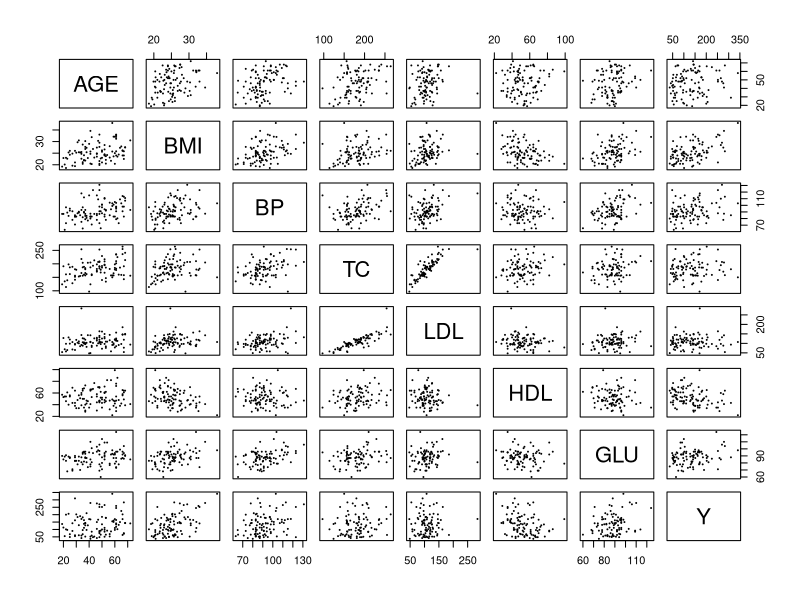
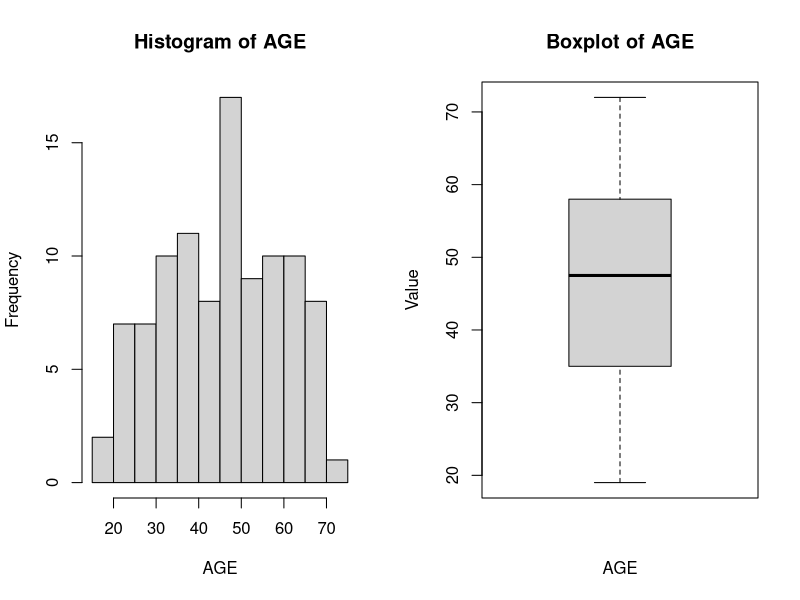
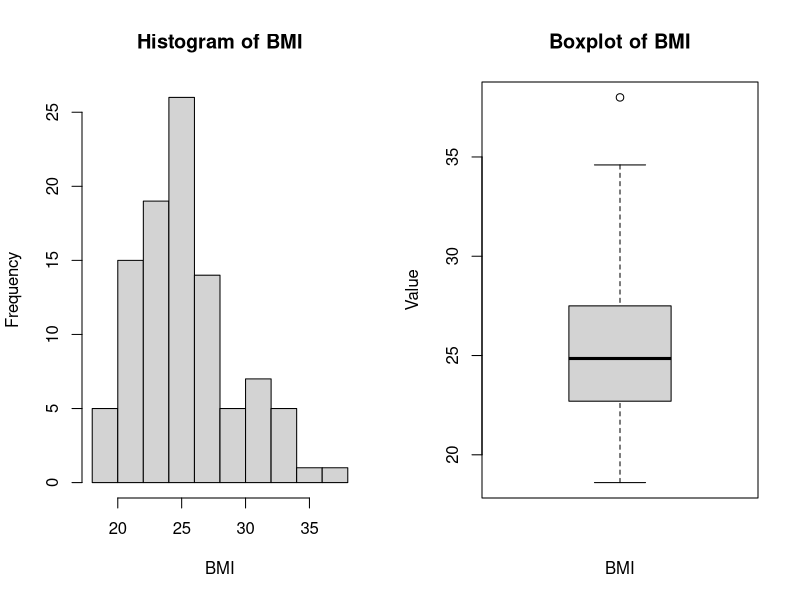
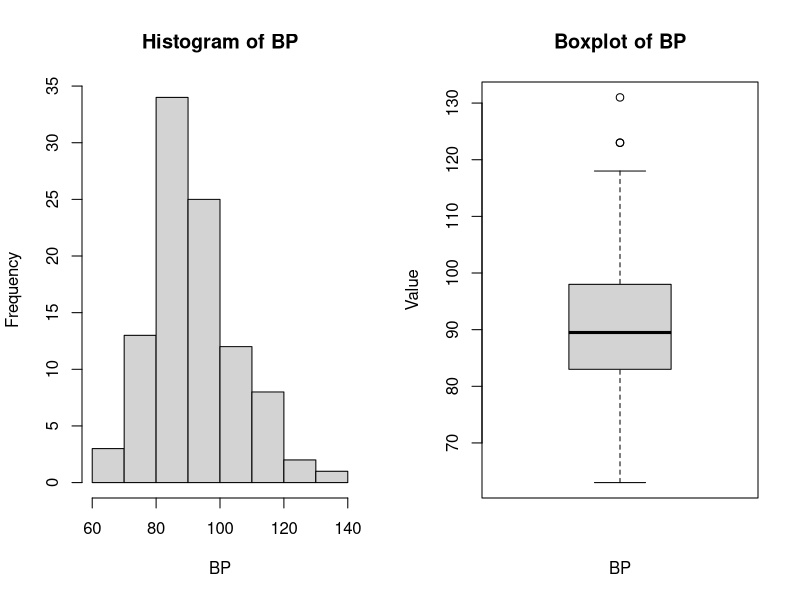
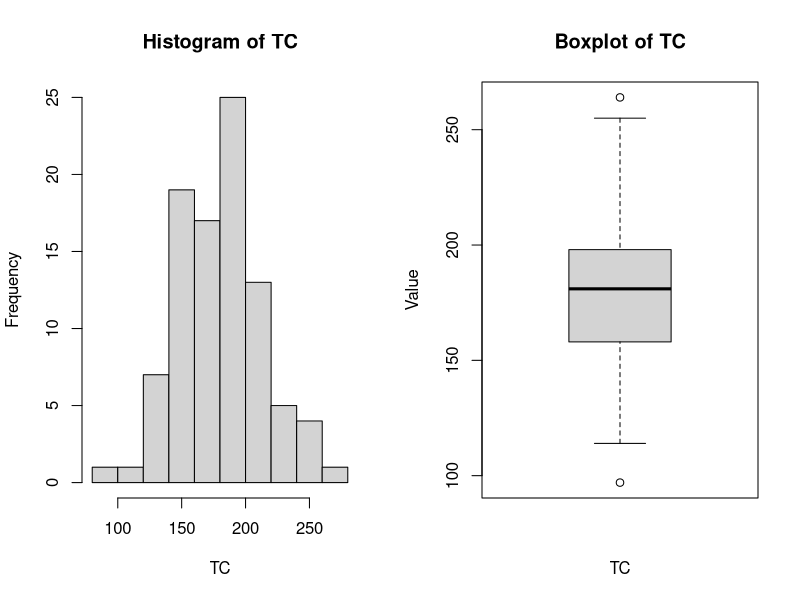
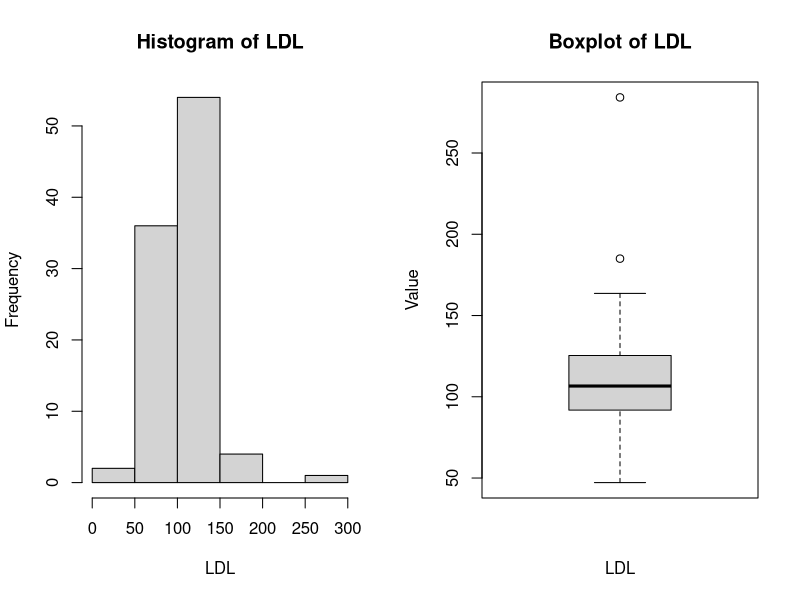
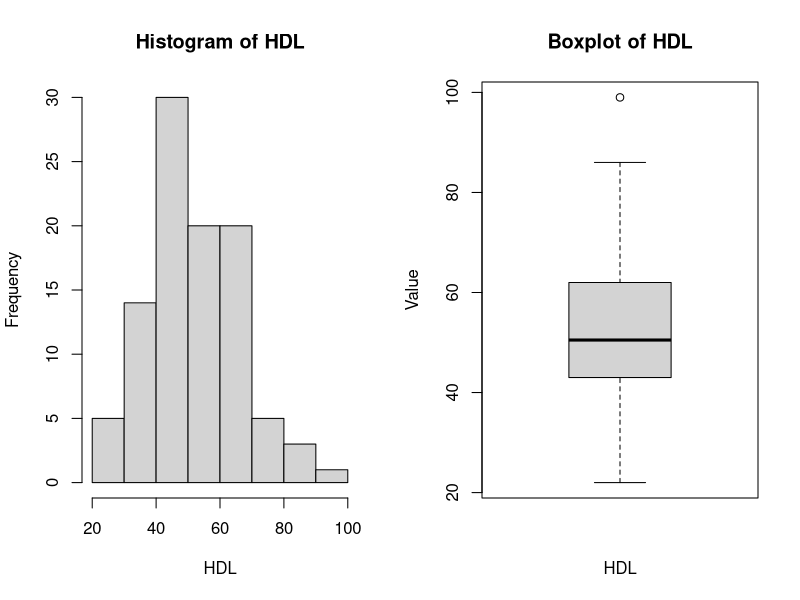
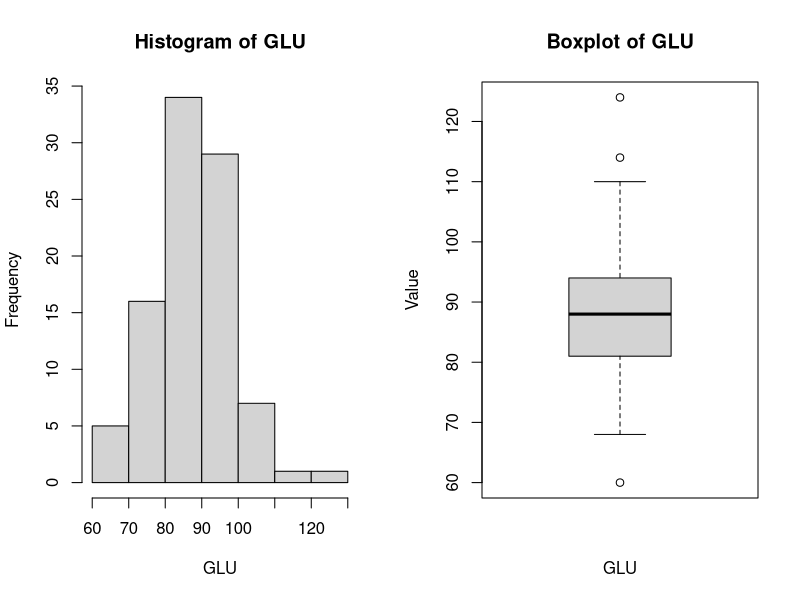

The R script that drew these images, in order:
## ---- chunk 1
library(data.table)
diab01.dt <- fread("data/diab01.txt", stringsAsFactors = F) 

dim(diab01.dt)
head(diab01.dt)
## ---- chunk 2
library(dplyr) 
#dplyr loads magrittr too

# store names of numeric columns for later
diab01.dt %>% select_if(is.numeric) %>% summary 

table(diab01.dt$SEX)
## ---- chunk 3
diab01.dt %>% select_if(is.numeric) %>% plot(cex=0.2) # cex scales the size of the points
## ---- chunk 4
sbsplots <- function(varname, vars){
  par(mfrow=c(1,2))
  
  hist(vars[,varname], 
     main = paste0("Histogram of ", varname), 
     xlab = varname)

  boxplot(vars[,varname], 
        main = paste0("Boxplot of ", varname),        
        xlab = varname, 
        ylab = "Value")  
}

numcols <- diab01.dt %>% select_if(is.numeric) %>% colnames
sapply(numcols, sbsplots, vars=data.frame(diab01.dt))
## ---- chunk 5
boxplot(HDL ~ SEX, data=diab01.dt, main="HDL stratified by sex")
## ---- chunk 6
plot(diab01.dt$LDL, main="Scatter plot of LDL", ylab="LDL")
## ---- chunk 7
diab02.dt <- fread("data/diab02.txt", stringsAsFactors = TRUE)
str(diab02.dt)
## ---- chunk 8
length(intersect(diab01.dt$PAT, diab02.dt$ID))

# new patients that are not in diab.dt
diab02.dt[!ID %in% diab01.dt$PAT]$ID 

# old patients that are not in diab02.dt
diab01.dt[!PAT %in% diab02.dt$ID]$PAT 
## ---- chunk 9
diab.dt <- merge(diab01.dt, diab02.dt, by.x="PAT", by.y="ID")
dim(diab.dt) # this corresponds to the intersection of patients
## ---- chunk 10
diab.dt <- merge(diab01.dt, diab02.dt, by.x="PAT", by.y="ID", all=TRUE)
dim(diab.dt) # this corresponds to the union of patients
colnames(diab.dt)

#update numcols
numcols <- c(numcols, "TCH", "LTG")
## ---- chunk 11
diab.alt.dt <- merge(diab01.dt, diab02.dt[,.(PAT=ID, MY1=TCH, MY2=LTG)], by="PAT", all=TRUE)
dim(diab.dt) # this corresponds to the union of patients
colnames(diab.dt)
## ---- chunk 12
USArrests.dt <- data.table(USArrests, keep.rownames="State")
state.x77.dt <- data.table(state.x77, keep.rownames="State")
## ---- chunk 13
union(colnames(state.x77.dt), colnames(USArrests.dt))

intersect(colnames(state.x77.dt), colnames(USArrests.dt))
## ---- chunk 14
USdata.dt <- merge(USArrests.dt, state.x77.dt, by="State", all.xy=T)

dim(USdata.dt)

sum(is.na(USdata.dt))
## ---- chunk 15
with(USdata.dt, plot(Murder.x, Murder.y, 
                     main="Comparison of murder data",
                     xlab="Murders in state.x77", 
                     ylab="Murders in USArrests"))
## ---- chunk 16
USdata.dt[, MeanMurder := mean(c(Murder.x,Murder.y)), by=State]
USdata.dt[, MaxMurder := max(c(Murder.x,Murder.y)), by=State]
USdata.dt
summary(USdata.dt)
## ---- chunk 17
head(diab.dt$TC, n=30)
## ---- chunk 18
diab.dt$TC %>% 
  is.na() %>% 
  table()

diab.dt$TC %>% summary()
## ---- chunk 19
# because of missing values, there's no overall mean
mean(diab.dt$TC) 
## ---- chunk 20
# the mean is computed only on the observed values
mean(diab.dt$TC, na.rm=TRUE) 
## ---- chunk 21
diab.dt.complete <- na.omit(diab.dt)

dim(diab.dt.complete) # we lost one fifth of the dataset!
## ---- chunk 22
# Take a deep copy of the original data in order to leave the original intact.
diab.dt.imputed <- diab.dt %>% copy() %>% 
                        .[, BMI := ifelse(is.na(BMI), median(BMI, na.rm=T), BMI)]
## ---- chunk 23
# Alternatively, create a new column for the imputed result.
diab.dt[, BMI.imp := ifelse(is.na(BMI), median(BMI, na.rm=T), BMI)]

summary(diab.dt$BMI.imp)
summary(diab.dt.imputed$BMI)
summary(diab.dt.complete$BMI)
## ---- chunk 24
impute.to.median <- function(x) {
                      # only apply to numeric/integer columns
                      if (is.numeric(x) || is.integer(x)){

                        # find which values are missing
                        na.idx <- is.na(x)
                        # replace NAs with the median computed over the observed values
                        x[na.idx] <- median(x, na.rm=TRUE)
                      }

                      # return the vector with imputed values
                      return(x)
                    }
## ---- chunk 25
diab.dt.imputed2 <- diab.dt %>% copy() %>% 
                        .[, (numcols) := lapply(.SD, impute.to.median),.SDcols = numcols]

summary(diab.dt$BMI.imp)
summary(diab.dt.imputed$BMI)
summary(diab.dt.imputed2$BMI)

diab.dt.imputed2$BMI.imp <- NULL
## ---- chunk 26
num.obs <- sapply(airquality, function(z) sum(!is.na(z)))
num.obs

sapply(airquality, function(z) sum(is.na(z)) / length(z) * 100)
## ---- chunk 27
airquality.dt <- copy(data.table(airquality))
## ---- chunk 28
airquality.dt[, Ozone.imp.mean := 
                ifelse(is.na(Ozone),
                       mean(Ozone, na.rm=TRUE),
                       Ozone) 
              ]

airquality.dt[, Solar.R.imp.mean := 
                ifelse(is.na(Solar.R),
                       mean(Solar.R, na.rm=TRUE), 
                       Solar.R) 
              ]


par(mfrow=c(2,2))

with(airquality.dt, hist(Ozone))
with(airquality.dt, hist(Ozone.imp.mean, 
                         main="Ozone imputed to the mean"))
with(airquality.dt, hist(Solar.R))
with(airquality.dt, hist(Solar.R.imp.mean,
                         main="Solar.R imputed to the mean"))
## ---- chunk 29
impute.to.monthly.mean <- function(x, month) {
                                      x.imp <- x
                                      for (m in unique(month)) {
                                        mean.month <- mean(x[month == m], na.rm=TRUE)
                                        x.imp[is.na(x.imp) & month == m] <- mean.month
                                        }
                                      return(x.imp)
                                      }

airquality.dt$Ozone.imp.month <- with(airquality.dt, impute.to.monthly.mean(Ozone, Month))
airquality.dt$Solar.R.imp.month <- with(airquality.dt, impute.to.monthly.mean(Solar.R, Month))
## ---- chunk 30
airquality.dt[, Ozone.imp.month2 := 
                ifelse(is.na(Ozone), 
                       mean(Ozone, na.rm=TRUE), 
                       as.numeric(Ozone)), 
              by="Month"]

airquality.dt[, Solar.R.imp.month2 := 
                ifelse(is.na(Solar.R),
                       mean(Solar.R, na.rm=TRUE), 
                       as.numeric(Solar.R)), 
              by="Month"]

## Check that both our methods yield the same result
airquality.dt %>% .[Ozone.imp.month != Ozone.imp.month2 &
                      Solar.R.imp.month != Solar.R.imp.month2] %>% 
                  nrow(.) == 0
## ---- chunk 31
max.abs.diff <- function(x, y) round(max(abs(x - y), na.rm=TRUE), 2)
mean.abs.diff <- function(x, y) round(mean(abs(x - y), na.rm=TRUE), 2)

max.abs.diff(airquality.dt$Ozone.imp.month, airquality.dt$Ozone.imp.mean)
mean.abs.diff(airquality.dt$Ozone.imp.month, airquality.dt$Ozone.imp.mean)

max.abs.diff(airquality.dt$Solar.R.imp.month, airquality.dt$Solar.R.imp.mean)
mean.abs.diff(airquality.dt$Solar.R.imp.month, airquality.dt$Solar.R.imp.mean)
## ---- chunk 32
par(mfrow=c(1,3))
ylim <- c(0, 60) # set range of y axis to keep all plots consistent

with(airquality.dt, hist(Ozone, main="Unimputed data", ylim=ylim))
with(airquality.dt, hist(Ozone.imp.mean, main="Imputation to the mean", ylim=ylim))
with(airquality.dt, hist(Ozone.imp.month, main="Imputation to the monthly mean", ylim=ylim))
## ---- chunk 33
set.seed(1) # initialize the random number generator
x <- rnorm(100, mean=50, sd=10)
y <- rnorm(100, mean=75, sd=20)

cor(x, y)
## ---- chunk 34
regr <- lm(y ~ x) # linear regression of variables in the workspace

regr$coefficients
## ---- chunk 35
plot(x, y)
abline(regr) # regression line
abline(h=coef(regr)[1], col="red") # horizontal line at the intercept
## ---- chunk 36
summary(regr)
## ---- chunk 37
hyp.tests <- coef(summary(regr))
hyp.tests
## ---- chunk 38
tval <- hyp.tests[, "Estimate"] / hyp.tests[, "Std. Error"]
tval
## ---- chunk 39
df <- length(y) - 1 - 1 # one predictor in the model
qt(c(0.025, 0.975), df) # quantiles of a t distribution
## ---- chunk 40
2 * pt(abs(tval), df, lower.tail=FALSE) # p-values
## ---- chunk 41
regr.age <- lm(Y ~ AGE, data=diab.dt.imputed2) # specify the data table of covariates
coef(summary(regr.age))
## ---- chunk 42
confint(regr.age)
## ---- chunk 43
with(diab.dt.imputed2, cor(Y, HDL))
## ---- chunk 44
regr.hdl <- lm(Y ~ HDL, data=diab.dt.imputed2)
summary(regr.hdl)
## ---- chunk 45
regr <- lm(Y ~ AGE + SEX + HDL, data=diab.dt.imputed2)
summary(regr)
## ---- chunk 46
diab.dt.sd1 <- copy(diab.dt.imputed2)

covar.cols <- colnames(diab.dt.sd1[, -c("PAT", "SEX", "Y")]) # Exclude non covariate columns

diab.dt.sd1[, (covar.cols) := lapply(
            .SD, function(x) x / sd(x)), 
            .SDcols = covar.cols]

summary(lm(Y ~ AGE + SEX + HDL, data=diab.dt.sd1))

## ---- chunk 47
X <- model.matrix(~ AGE + SEX + HDL, data=diab.dt.imputed2) # same as model.matrix(regr)
## ---- chunk 48
head(diab.dt.imputed2[, c("AGE", "SEX")])
## ---- chunk 49
head(model.matrix(~ AGE + SEX, data=diab.dt.imputed2))
## ---- chunk 50
diab.dt.imputed2
diab.dt.imputed2$AGE.CAT <- cut(diab.dt.imputed2$AGE, c(0, 40, 60, Inf))
head(diab.dt.imputed2[, c("AGE", "AGE.CAT")])
## ---- chunk 51
head(model.matrix(~ AGE.CAT, data=diab.dt.imputed2)) # reference level is (0,40]
diab.dt.imputed2$AGE.CAT <- NULL # remove the variable from the table
## ---- chunk 52
regr <- lm(Y ~ AGE + SEX + HDL, data=diab.dt.imputed2)

X <- model.matrix(regr) # design matrix
beta.hat <- coef(regr) # regression coefficients
y.hat <- X %*% beta.hat # matrix multiplication
## ---- chunk 53
# Observed data used to fit the model
observed <- regr$model$Y

# New values for our variable of interest estimated by fitting the model
fits <- regr$fitted.values

# Residuals i.e. difference between observed and estimated values
res <- regr$residuals

all.equal(res, observed - fits)
## ---- chunk 54
num.predictors <- 3 # age, sex and hdl
n <- length(res)

# Residual standard error
sqrt(sum(res^2) / (n - num.predictors - 1))

# R-squared 
r.squared <- 1 - sum(res^2) / sum((observed - mean(observed))^2)
r.squared
# Note that the numerator is the sum of the squared residuals i.e. the value we minimised with OLS, and the denominator simply scales it.

# Adjusted R-squared
 1 - (1 - r.squared )*(n - 1) / (n - num.predictors - 1)
 # It is essentially a standardized R-squared which penalises for the number of predictors.
 
 summary(regr)
## ---- chunk 55
diab.new.dt <- fread("data/diab00.txt", stringsAsFactors = F)
regr.tc <- lm(Y ~ AGE + SEX + TC, data=diab01.dt)

summ.regr <- summary(regr.tc)
results.table <- data.frame(coefficient = summ.regr$coefficients[4, 1],
                            P = summ.regr$coefficients[4, 4],
                            r.squared = summ.regr$r.squared,
                            adj.r.squared = summ.regr$adj.r.squared,
                            row.names = 'TC')
## ---- chunk 56
bestPred <- function(varname, vars, rtable){
                    regr <- lm(paste0("Y ~ AGE + SEX + ", varname), data = vars)

                    summ.regr <- summary(regr)
                    tdf <- c(summ.regr$coefficients[4, 1],
                                      summ.regr$coefficients[4, 4],
                                      summ.regr$r.squared, 
                                      summ.regr$adj.r.squared)
                                      
                    names(tdf) <- varname
                    
                    return(tdf)
                    
}

predictors <- c("BMI", "LDL", "HDL", "GLU")

tst <- aperm(sapply(predictors, bestPred, vars = diab.new.dt, rtable = results.table))
colnames(tst) <- colnames(results.table)
results.table <- rbind(results.table,tst)
## ---- chunk 57
fStep <- function(vars, new.model){
                    regr <- lm(new.model, data = vars)

                    summ.regr <- summary(regr)
                    tdf <- c(summ.regr$r.squared, 
                              summ.regr$adj.r.squared)
                    
                    print(tdf)
                    
}

rnames <-  results.table$adj.r.squared %>% 
              order(decreasing = T) %>% 
              results.table[.,] %>% 
              row.names

# Here he order matter. Looping while potentially slow allows things to happen sequentially.
old.model <- "Y ~ AGE + SEX"
for(rn in rnames){
  new.model <- paste0(old.model," + ", rn)
  print(new.model)
  
  fStep(diab.new.dt, new.model)
  old.model <- new.model
}
## ---- chunk 58
bw.dt <- fread("data/birthweight.txt", stringsAsFactors = F)

# this is only one of possible explorations!
summary(bw.dt)
## ---- chunk 59
# if smoker is supposed to be a binary variable, something strange is happening
table(bw.dt$smoker)
## ---- chunk 60
par(mfrow=c(3,2), mar=c(0,3,3,0))
for (col in c("birth.weight", "gestation", "age.mother", "height.mother","prepregnancy.weight")){
     boxplot(bw.dt[, ..col], main=col)}
## ---- chunk 61
bw.dt <- within(bw.dt,
                { age.mother[age.mother == 99] <- NA
                height.mother[height.mother == 999] <- NA
                prepregnancy.weight[prepregnancy.weight == 999] <- NA
                gestation[gestation == 999] <- NA
                smoker[smoker == 999] <- NA
 })
## ---- chunk 62
bw.dt.smoker <- subset(bw.dt, smoker == 1)
bw.dt.nonsmoker <- subset(bw.dt, smoker == 0)


summary(bw.dt.smoker$birth.weight)
summary(bw.dt.nonsmoker$birth.weight)
## ---- chunk 63
 par(mfrow=c(1,2))

with(bw.dt, hist(bw.dt.smoker$birth.weight, 
                 main="Birth weight in smokers", 
                 xlab="Birth weight"))
with(bw.dt, hist(bw.dt.nonsmoker$birth.weight, 
                 main="Birth weight in non smokers",
                 xlab="Birth weight"))
## ---- chunk 64
round(with(bw.dt.smoker, sum(birth.weight < 2.5) / nrow(bw.dt.smoker) * 100), 2)

round(with(bw.dt.nonsmoker, sum(birth.weight < 2.5) / nrow(bw.dt.nonsmoker) * 100), 2)
## ---- chunk 65
regr.smoking <- lm(birth.weight ~ smoker, data=bw.dt)

summary(regr.smoking)
## ---- chunk 66
regr.gest <- lm(gestation ~ first.born, data=bw.dt)

summary(regr.gest)

regr.gestweight <- lm(gestation ~ prepregnancy.weight, data=bw.dt)

summary(regr.gestweight)
## ---- chunk 67
regr.bw.dth <- lm(birth.weight ~ prepregnancy.weight + height.mother, data=bw.dt)
summary(regr.bw.dth)
